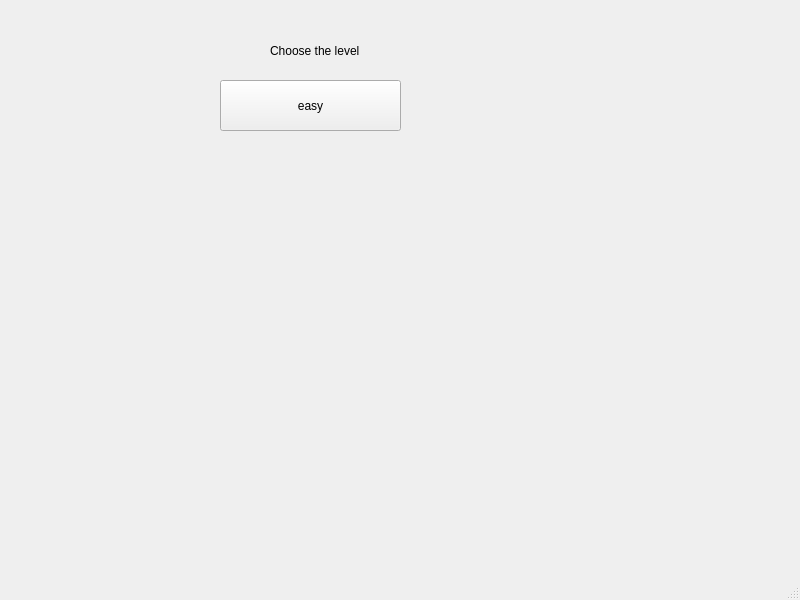
<?xml version="1.0" encoding="UTF-8"?>
<ui version="4.0">
 <class>MainWindow</class>
 <widget class="QMainWindow" name="MainWindow">
  <property name="geometry">
   <rect>
    <x>0</x>
    <y>0</y>
    <width>800</width>
    <height>600</height>
   </rect>
  </property>
  <property name="windowTitle">
   <string>MainWindow</string>
  </property>
  <widget class="QWidget" name="centralwidget">
   <widget class="QLabel" name="chooseLevel">
    <property name="geometry">
     <rect>
      <x>270</x>
      <y>40</y>
      <width>161</width>
      <height>21</height>
     </rect>
    </property>
    <property name="text">
     <string>Choose the level</string>
    </property>
   </widget>
   <widget class="QPushButton" name="easyButton">
    <property name="geometry">
     <rect>
      <x>220</x>
      <y>80</y>
      <width>181</width>
      <height>51</height>
     </rect>
    </property>
    <property name="text">
     <string>easy</string>
    </property>
   </widget>
  </widget>
  <widget class="QMenuBar" name="menubar">
   <property name="geometry">
    <rect>
     <x>0</x>
     <y>0</y>
     <width>800</width>
     <height>21</height>
    </rect>
   </property>
  </widget>
  <widget class="QStatusBar" name="statusbar"/>
 </widget>
 <resources/>
 <connections/>
</ui>
